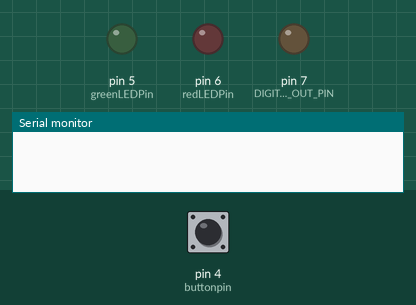
The sketch below on a simulated Arduino Mega 2560, built with avr-gcc and run on an emulated ATmega2560. On the bench: output pins drawn as LEDs (lit = HIGH), the last lines printed to the serial monitor. The test bench sets the inputs (shaded band); at power-on: pin 4 (buttonpin) HIGH. Pins used as bus, display or sensor lines are not drawn.

Above: at 0.3 s.
At 3.6 s:
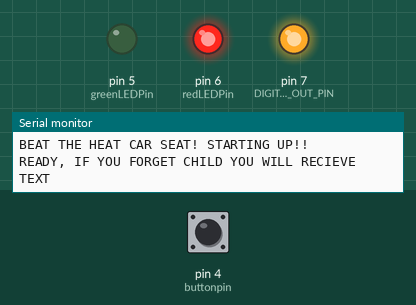
3.7 s: pin 4 (buttonpin) pulled LOW for 0.15 s
At 4.6 s:
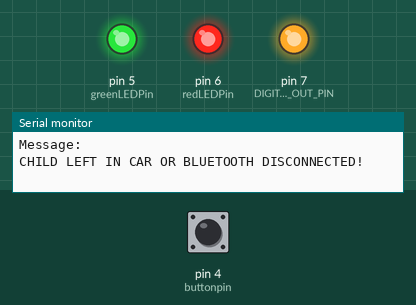
Timing chart, 0 to 6.7 s (numbered marks = the images above; inputs shaded):
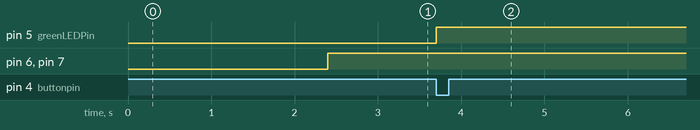

Measured:
- after the input at 3.7 s, pin 5 (greenLEDPin): LOW → HIGH at once

The sketch:

BEAT_THE_HEAT_CAR_SEAT.ino
```cpp
#include <Arduino.h>
#include <AltSoftSerial.h>

int resetPin = 12;
int blueLEDPin = 11;
int redLEDPin = 6;
int greenLEDPin = 5;
int buttonpin = 4;
int val;

#if defined (__AVR_ATmega168__) || defined (__AVR_ATmega328P__)
  AltSoftSerial BLEMini;
#else
  #define BLEMini Serial1
#endif


#include <GSM.h>

#define PINNUMBER "2,3"

#define DIGITAL_OUT_PIN    7

GSM gsmAccess;
GSM_SMS sms;


unsigned long currentMillis;        // store the current value from millis()
unsigned long previousMillis;       // for comparison with currentMillis
int samplingInterval = 5;          // how often to run the main loop (in ms)

void setup()
{

  BLEMini.begin(57600);

  digitalWrite(resetPin, HIGH);
  delay(200);

  pinMode(DIGITAL_OUT_PIN, OUTPUT);

  pinMode(redLEDPin, OUTPUT);

  pinMode(greenLEDPin, OUTPUT);

  pinMode(buttonpin, INPUT);

  pinMode(resetPin, OUTPUT);

Serial.println("reset");
delay(200);

  static boolean analog_enabled = false;
  static byte old_state = LOW;


    // initialize serial communications and wait for port to open:
  Serial.begin(57600);
  while (!Serial) {
    ; // wait for serial port to connect. Needed for native USB port only
  }


  Serial.println("BEAT THE HEAT CAR SEAT! STARTING UP!!");


  // connection state
  boolean notConnected = true;


  // Start GSM shield
  // If your SIM has PIN, pass it as a parameter of begin() in quotes
  while (notConnected) {
    if (gsmAccess.begin(0000) == GSM_READY) {
      notConnected = false;
    } else {
      Serial.println("Not connected");
      delay(1000);
    }
  }


  Serial.println("READY, IF YOU FORGET CHILD YOU WILL RECIEVE TEXT");


}


int readSerial(char result[]) {
  int i = 0;
  while (1) {
    while (Serial.available() > 0) {
      char inChar = Serial.read();
      if (inChar == '\n') {
        result[i] = '\0';
        Serial.flush();
        return 0;
      }
      if (inChar != '\r') {
        result[i] = inChar;
        i++;
      }
    }
  }
}


void loop()
{


 while ( !BLEMini.available())
  {

    digitalWrite(blueLEDPin, LOW);
    digitalWrite(DIGITAL_OUT_PIN, HIGH);
    digitalWrite(redLEDPin, HIGH);


   val= digitalRead(buttonpin);


   if (val== LOW){

   digitalWrite(greenLEDPin, HIGH);

  //CODE FOR SIM900 HERE:

  Serial.print("NO PARENT DETECTED!!!!!! Texting Parent..... ");

  char remoteNumb[20] = "4048588657";  // telephone number to send sms
  //readSerial(remoteNumb);
  Serial.println(remoteNumb);

  // sms text
  Serial.print("SMS content:CHILD POSSIBLY LEFT IN CAR OR BLUETOOTH DISCONNECTED!!!");
  char txtMsg[200] = "CHILD LEFT IN CAR OR BLUETOOTH DISCONNECTED!";
  //readSerial(txtMsg);
  Serial.println("SENDING");
  Serial.println();
  Serial.println("Message:");
  Serial.println(txtMsg);

  // send the message
  sms.beginSMS(remoteNumb);
  sms.print(txtMsg);
  sms.endSMS();
  Serial.println("\nCOMPLETE!\n");
/////

delay(15000);
      digitalWrite(resetPin, LOW);
      Serial.println("RESTARTING");
   }
 }


 while ( BLEMini.available())
  {

    digitalWrite(blueLEDPin, HIGH);
    digitalWrite(DIGITAL_OUT_PIN, LOW);
    digitalWrite(redLEDPin, LOW);


  val= digitalRead(buttonpin);

  if (val== HIGH)

    {

      digitalWrite(greenLEDPin, LOW);

      digitalWrite(redLEDPin, HIGH);

    }


  else if (val== LOW)

   {

      digitalWrite(redLEDPin, LOW);

      digitalWrite(greenLEDPin, HIGH);
      delay(15000);
      digitalWrite(resetPin, LOW);
      Serial.println("RESTARTING");
   }


  }


delay(50);
}
```
